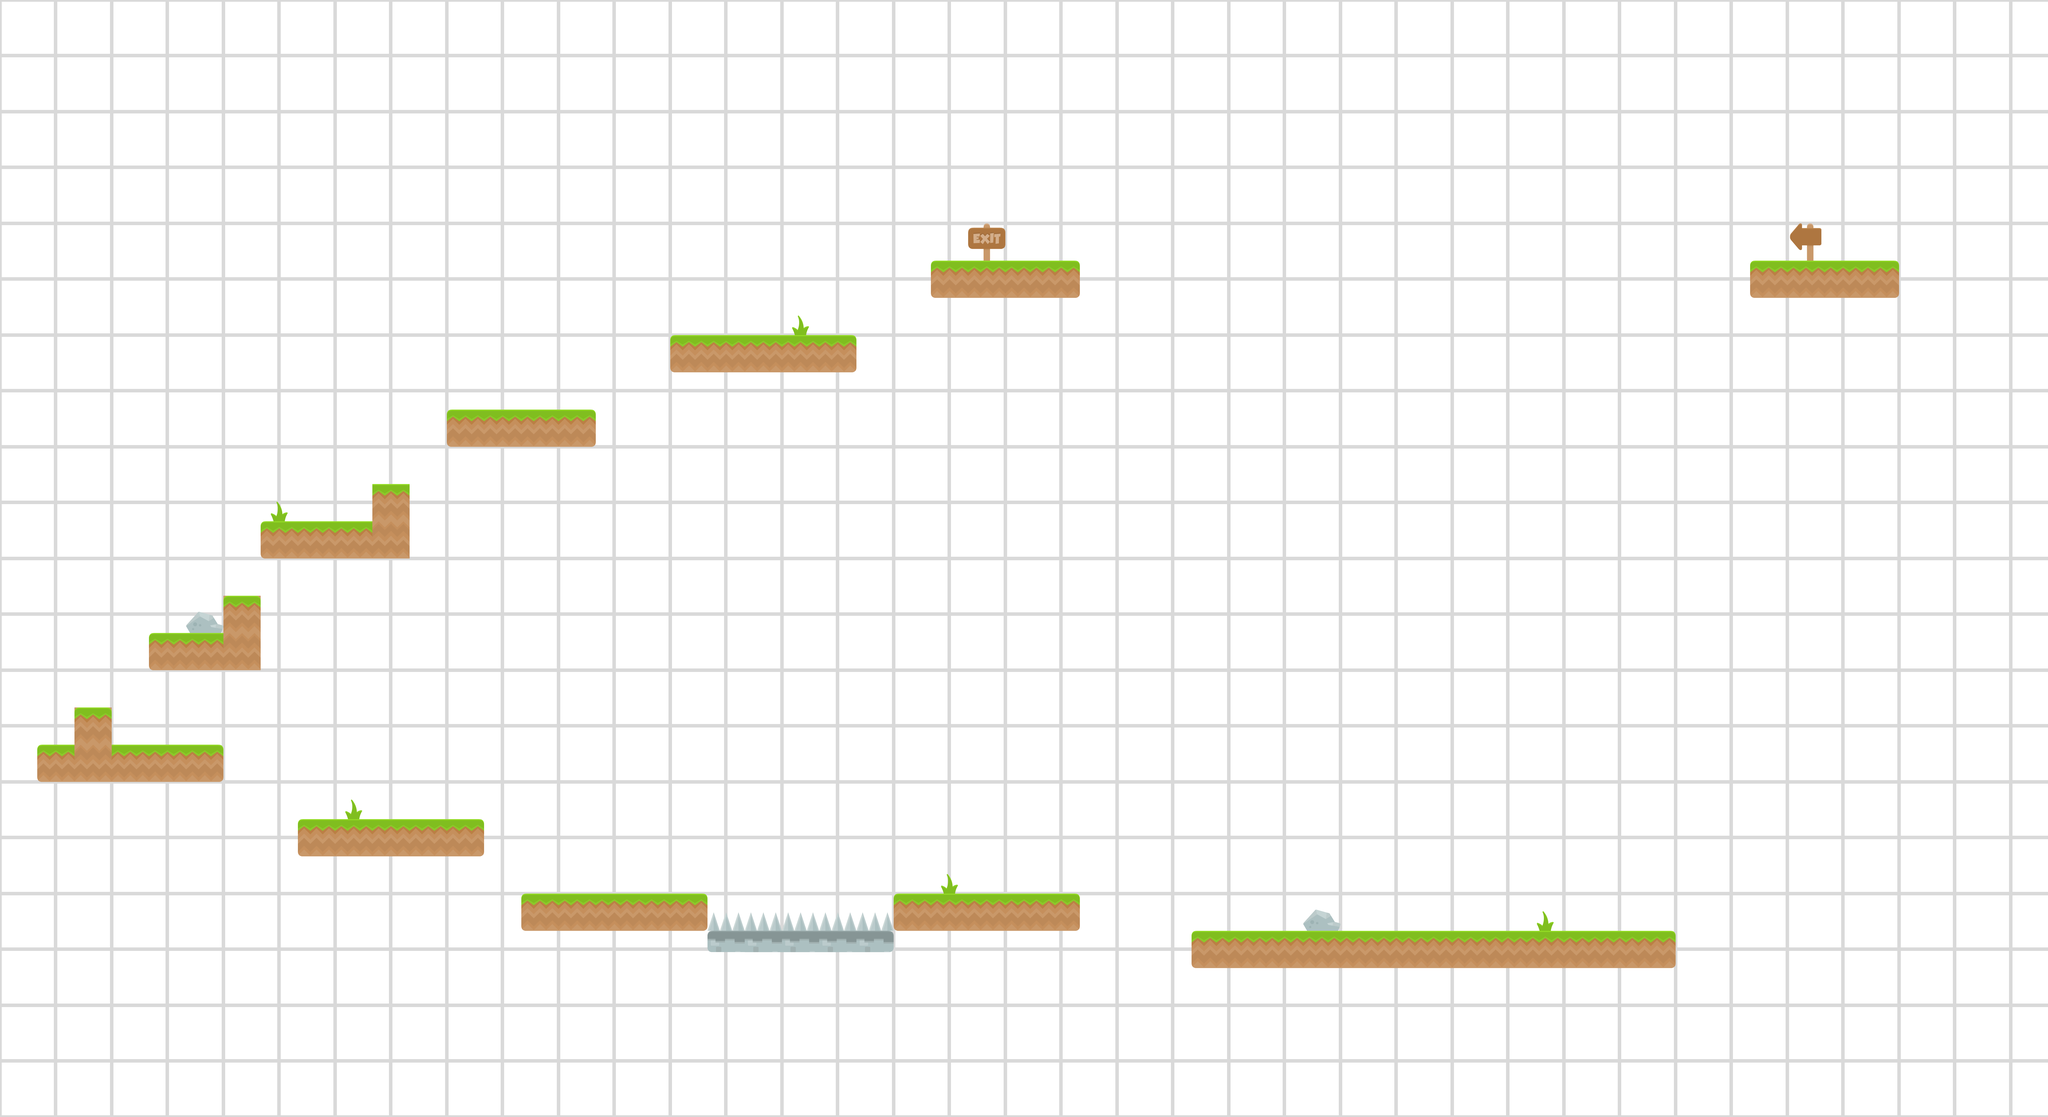

This game map was drawn from its Tiled (.tmx) file and the tilesets committed beside it. A one-line description and the trimmed map source follow:
An orthogonal 55x30 tile map with 128x128 px tiles, 3 tile layers (background, tiles2, tiles), 3 tilesets and 18 objects.

<map version="1.2" tiledversion="1.2.1" orientation="orthogonal" renderorder="right-down" width="55" height="30" tilewidth="128" tileheight="128" infinite="0" nextlayerid="11" nextobjectid="83">
 <tileset firstgid="1" source="spritesheet_ground.tsx" />
 <tileset firstgid="129" source="spritesheet_tiles.tsx" />
 <tileset firstgid="257" source="PaperBackground.tsx" />
 <layer id="7" name="background" width="55" height="30">
  <data>[1650 cells, 1650 non-empty, 9 distinct tile ids]</data>
 </layer>
 <layer id="8" name="tiles2" width="55" height="30">
  <data>[1650 cells, 4 non-empty, 2 distinct tile ids]</data>
 </layer>
 <layer id="9" name="tiles" width="55" height="30">
  <data>[1650 cells, 78 non-empty, 12 distinct tile ids]</data>
 </layer>
 <objectgroup id="4" name="goal">
  <object id="79" x="3456" y="768" width="128" height="128" />
 </objectgroup>
 <objectgroup id="5" name="ground">
  <object id="65" x="6016" y="896" width="512" height="128" />
  <object id="66" x="4096" y="3200" width="1664" height="128" />
  <object id="67" x="3072" y="3072" width="640" height="128" />
  <object id="68" x="1792" y="3072" width="640" height="128" />
  <object id="69" x="1024" y="2816" width="640" height="128" />
  <object id="70" x="128" y="2560" width="640" height="128" />
  <object id="71" x="512" y="2176" width="384" height="128" />
  <object id="72" x="768" y="2048" width="128" height="128" />
  <object id="73" x="896" y="1792" width="512" height="128" />
  <object id="74" x="1280" y="1664" width="128" height="128" />
  <object id="75" x="1536" y="1408" width="512" height="128" />
  <object id="76" x="2304" y="1152" width="640" height="128" />
  <object id="77" x="3200" y="896" width="512" height="128" />
  <object id="81" x="2432" y="3200" width="640" height="64" />
  <object id="82" x="256" y="2432" width="128" height="128" />
 </objectgroup>
 <objectgroup id="10" name="spikes">
  <object id="80" x="2432" y="3168" width="640" height="32" />
 </objectgroup>
 <objectgroup id="6" name="startPos">
  <object id="78" x="6272" y="768" width="128" height="128" />
 </objectgroup>
</map>
